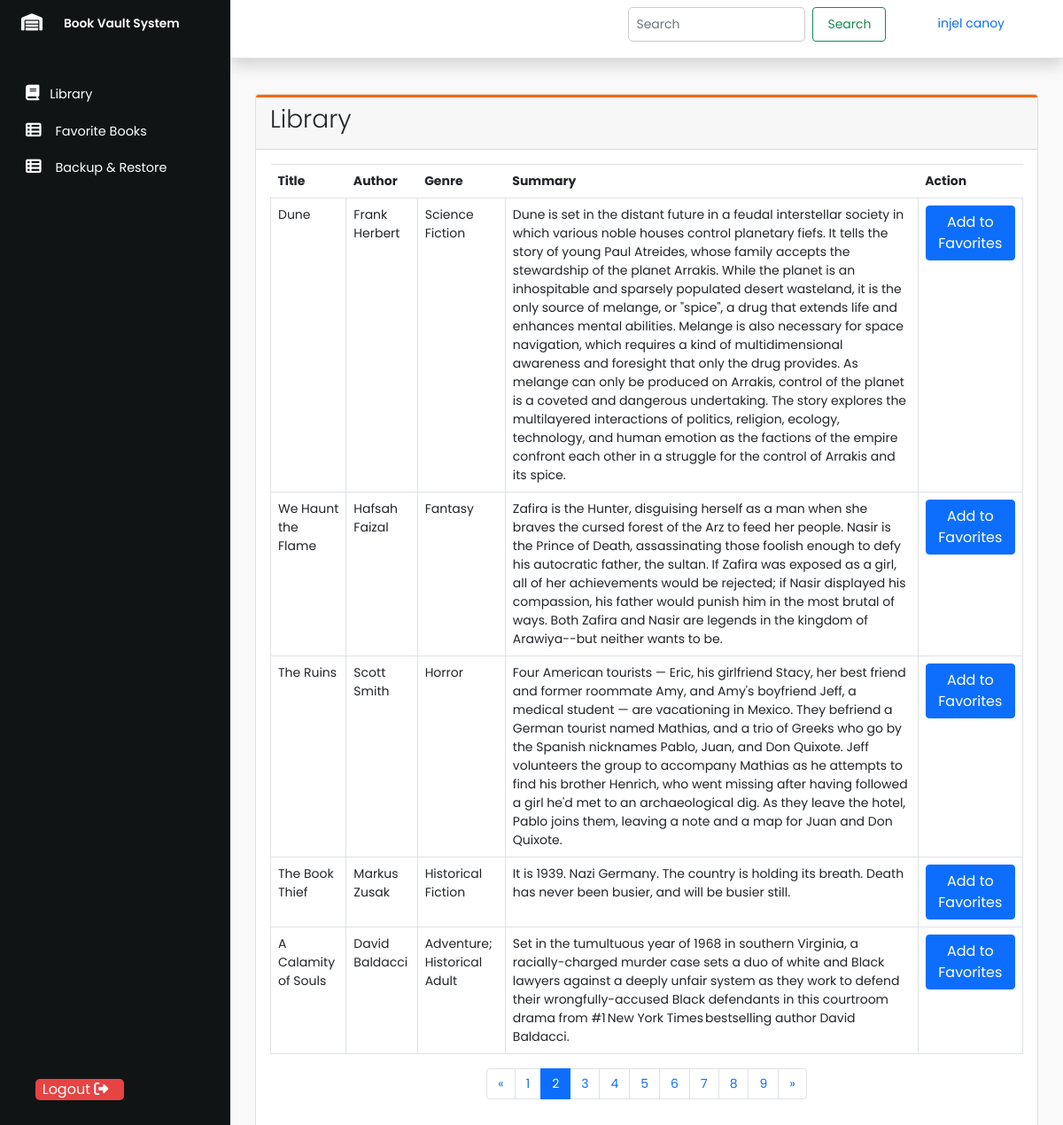
Screenshot of /main.php?page=2 (signed in) with the database file from the repository.
### tables this page shows
CREATE TABLE `book` (
  `id` int(11) NOT NULL,
  `title` varchar(255) NOT NULL,
  `author` varchar(255) NOT NULL,
  `genre` varchar(100) NOT NULL,
  `summary` text NOT NULL
);

### main.php (the view, shortened to what this page needs)
<?php
$servername = "localhost";
$username = "root";
$password = "";
$dbname = "bookvault";
$conn = new mysqli($servername, $username, $password, $dbname);
$books = [];
$sql = "CALL GetBooks()";
if ($result = $conn->query($sql)) {
    while ($row = $result->fetch_assoc()) {
        $books[] = $row;
    }
}
$booksPerPage = 5;
$totalBooks = count($books);
$totalPages = ceil($totalBooks / $booksPerPage);
$page = isset($_GET['page']) ? (int)$_GET['page'] : 1;
$start = ($page - 1) * $booksPerPage;
$currentBooks = array_slice($books, $start, $booksPerPage);
?>
<!DOCTYPE html>
<html lang="en">
<head>
    <link href="https://cdn.jsdelivr.net/npm/bootstrap@5.0.2/dist/css/bootstrap.min.css" rel="stylesheet">
    <link rel="stylesheet" href="https://cdnjs.cloudflare.com/ajax/libs/font-awesome/6.5.1/css/all.min.css"/>
    <link rel="stylesheet" href="css/page_style.css">
</head>
<body>
<div class="wrapper">
    <aside id="sidebar" class="expand">
        <div class="h-100">
            <div class="d-flex" id="system-info">
                <a href="main.php" class="box_icon" type="button">
                    <i class="fa-solid fa-warehouse"></i>
                </a>
                <div class="sidebar-logo">
                    <a href="main.php">Book Vault System</a>
                </div>
            </div>
            <ul class="sidebar-nav">
                <li class="sidebar-item">
                    <a href="main.php" class="sidebar-link">
                        <i class="fa-solid fa-book"></i>
                        <span>Library</span>
                    </a>
                </li>
                <li class="sidebar-item">
                    <a href="favorite.php" class="sidebar-link">
                        <i class="fa-solid fa-table-list pe-1"></i>
                        <span>Favorite Books</span>
                    </a>
                </li>
                <li class="sidebar-item">
                    <a href="backup.php" class="sidebar-link">
                        <i class="fa-solid fa-table-list pe-1"></i>
                        <span>Backup & Restore</span>
                    </a>
                </li>
            </ul>
        </div>
        <button class="logout-button">
            <a href="login.php" class="logout-button link-button">
                <span>Logout</span>
                <i class="fa-solid fa-right-from-bracket"></i>
            </a>
        </button>
    </aside>
    <div class="main">
        <nav class="navbar navbar-expand px-3 p-0 border-bottom shadow border-bottom">
            <div class="navbar-collapse navbar">
                <ul class="navbar-nav ms-auto">
                    <li class="nav-item">
                        <form class="d-flex search-form">
                            <input class="form-control search-input me-2" type="search" placeholder="Search" aria-label="Search">
                            <button class="btn btn-outline-success search-button" type="submit">Search</button>
                        </form>
                    </li>
                    <li class="nav-item">
                        <a id="name" href="profile.php" class="nav-link">
                            <?php echo htmlspecialchars($_SESSION['fullname']); ?>
                        </a>
                    </li>
                </ul>
            </div>
        </nav>
        <main class="content px-3 py-2">
            <div class="container-fluid">
                <div class="row mt-3">
                    <div class="container mt-3">
                        <div class="row">
                            <div class="col-md-12">
                                <div class="card">
                                    <div class="card-header d-flex justify-content-between align-items-center">
                                        <h5 class="card-title fs-3 display-1">Library</h5>
                                    </div>
                                    <div class="card-body">
                                        <div id="mainDiv">
                                            <table class="table table-bordered">
                                                <thead>
                                                    <tr>
                                                        <th>Title</th>
                                                        <th>Author</th>
                                                        <th>Genre</th>
                                                        <th>Summary</th>
                                                        <th>Action</th>
                                                    </tr>
                                                </thead>
                                                <tbody id="booksTableBody">
                                                    <?php foreach ($currentBooks as $book): ?>
                                                     <tr>
                                                            <td><?php echo htmlspecialchars($book['title']); ?></td>
                                                            <td><?php echo htmlspecialchars($book['author']); ?></td>
                                                            <td><?php echo htmlspecialchars($book['genre']); ?></td>
                                                            <td><?php echo htmlspecialchars($book['summary']); ?></td>
                                                            <td>
                                                            <form action="favorite.php" method="post">
                                                                <button type="submit" class="btn btn-primary">Add to Favorites</button>
                                                            </form>
                                                            </td>
                                                        </tr>
                                                    <?php endforeach; ?>
                                                </tbody>
                                            </table>
                                            <nav aria-label="Page navigation example">
                                                <ul class="pagination justify-content-center">
                                                    <?php if ($page > 1): ?>
                                                        <li class="page-item">
                                                            <a class="page-link" href="?page=<?php echo $page - 1; ?>" aria-label="Previous">
                                                                <span aria-hidden="true">&laquo;</span>
                                                            </a>
                                                        </li>
                                                    <?php endif; ?>
                                                    <?php for ($i = 1; $i <= $totalPages; $i++): ?>
                                                        <li class="page-item <?php if ($i == $page) echo 'active'; ?>">
                                                            <a class="page-link" href="?page=<?php echo $i; ?>"><?php echo $i; ?></a>
                                                        </li>
                                                    <?php endfor; ?>
                                                    <?php if ($page < $totalPages): ?>
                                                        <li class="page-item">
                                                            <a class="page-link" href="?page=<?php echo $page + 1; ?>" aria-label="Next">
                                                                <span aria-hidden="true">&raquo;</span>
                                                            </a>
                                                        </li>
                                                    <?php endif; ?>
                                                </ul>
                                            </nav>
                                        </div>
                                    </div>
                                </div>
                            </div>
                        </div>
                    </div>
                </div>
            </div>
        </main>
    </div>
</div>
</body>
</html>

### css/page_style.css (style rules this page uses)
body { font-family: 'Poppins', sans-serif; font-size: 0.875rem; opacity: 1; overflow-y: auto; }
a { cursor: pointer; text-decoration: none; }
li { list-style: none; }
.wrapper { display: flex; }
#sidebar { width: 70px; min-width: 70px; z-index: 1000; transition: all .25s ease-in-out; background-color: #101415; display: flex; flex-direction: column; }
#sidebar.expand { width: 260px; min-width: 260px; }
.box_icon { background-color: transparent; cursor: pointer; border: 0; padding: 1rem 1.5rem; }
.box_icon i { font-size: 1.2rem; color: #FFF; }
.sidebar-logo { margin: auto 0; }
.sidebar-logo a { color: #FFF; font-size: .86rem; font-weight: 600; white-space: nowrap; }
#sidebar.expand .sidebar-logo, #sidebar.expand a.sidebar-link span { animation: fadeIn .25s ease; }
.sidebar-nav { padding: 2rem 0; flex: 1 1 auto; }
a.sidebar-link { padding: .625rem 1.625rem; color: #ffffff; display: block; font-size: 0.9rem; white-space: nowrap; border-left: 3px solid transparent; }
.sidebar-link i { font-size: 1.1rem; margin-right: .50rem; }
.sidebar-item { position: relative; }
.navbar-expand .navbar-nav { margin-left: auto; }
.navbar-expand .navbar-collapse { min-width: 200px; }
.main { display: flex; flex-direction: column; min-height: 100vh; overflow: hidden; transition: all 0.35s ease-in-out; width: 100%; background: #fff; }
.content { flex: 1; max-width: 100vw; background: #f9f9f9; }
@media (min-width:756px) { .content { max-width: auto; width: auto; } }
.card-header { border-top: 3px solid #ff6600; }
.table thead th { border: none; }
.logout-button { position: absolute; bottom: 20px; left: 20px; background-color: #e64343; color: #ffffff; border: none; width: 100px; font-size: 16px; cursor: pointer; border-radius: 5px; }
.logout-button i { margin-right: 10px; }
.search-form { margin-bottom: 10px; }
.search-input { width: 200px; padding: 8px; border: 1px solid #ccc; border-radius: 5px; font-size: 14px; }
.search-button { padding: 8px 16px; margin-right: 50px; font-size: 14px; }
#name { padding-right: 50px; }
.content { flex: 1; max-width: 100vw; background: #f9f9f9; padding: 20px; }

### rows the page displays
book: title "Dune", author "Frank Herbert", genre "Science Fiction", summary "Dune is set in the distant future in a feudal interstellar society in which various noble houses control planetary fiefs. It tells the story of young Paul Atreides, whose family accepts the stewardship of the planet Arrakis. While the planet is an inhospitable and sparsely populated desert wasteland, it is the only source of melange, or \"spice\", a drug that extends life and enhances mental abilities. Melange is also necessary for space navigation, which requires a kind of multidimensional awareness and foresight that only the drug provides. As melange can only be produced on Arrakis, control of the planet is a coveted and dangerous undertaking. The story explores the multilayered…"
book: title "We Haunt the Flame", author "Hafsah Faizal", genre "Fantasy", summary "Zafira is the Hunter, disguising herself as a man when she braves the cursed forest of the Arz to feed her people. Nasir is the Prince of Death, assassinating those foolish enough to defy his autocratic father, the sultan. If Zafira was exposed as a girl, all of her achievements would be rejected; if Nasir displayed his compassion, his father would punish him in the most brutal of ways. Both Zafira and Nasir are legends in the kingdom of Arawiya--but neither wants to be."
book: title "The Ruins", author "Scott Smith", genre "Horror", summary "Four American tourists — Eric, his girlfriend Stacy, her best friend and former roommate Amy, and Amy's boyfriend Jeff, a medical student — are vacationing in Mexico. They befriend a German tourist named Mathias, and a trio of Greeks who go by the Spanish nicknames Pablo, Juan, and Don Quixote. Jeff volunteers the group to accompany Mathias as he attempts to find his brother Henrich, who went missing after having followed a girl he'd met to an archaeological dig. As they leave the hotel, Pablo joins them, leaving a note and a map for Juan and Don Quixote."
book: title "The Book Thief", author "Markus Zusak", genre "Historical Fiction", summary "It is 1939. Nazi Germany. The country is holding its breath. Death has never been busier, and will be busier still."
book: title "A Calamity of Souls", author "David Baldacci", genre "Adventure; Historical Adult", summary "Set in the tumultuous year of 1968 in southern Virginia, a racially-charged murder case sets a duo of white and Black lawyers against a deeply unfair system as they work to defend their wrongfully-accused Black defendants in this courtroom drama from #1 New York Times bestselling author David Baldacci."

### other values shown
$_SESSION['fullname'] "injel canoy"
